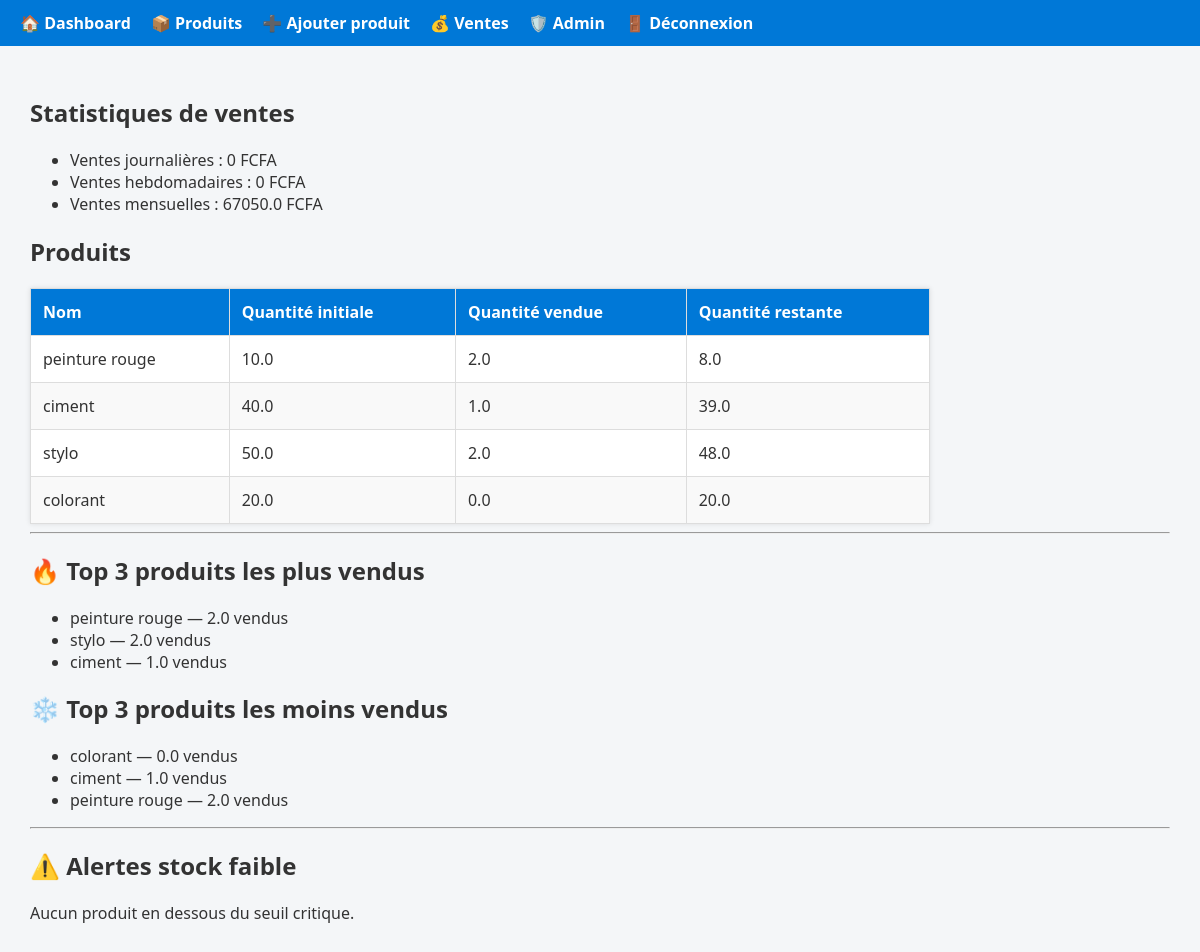
/admin-dashboard (signed in), run on the app's committed database.
### main.py (models this page shows)
class Product(Base):
    __tablename__ = "products"
    id = Column(Integer, primary_key=True, index=True)
    name = Column(String(255), nullable=False)
    quantity = Column(Float, nullable=False)
    total_quantity = Column(Float, nullable=False)
    price = Column(Float, nullable=False)
    username = Column(String(255), nullable=False)
    ville = Column(String(255), nullable=False)

### main.py (the view)
@app.get("/admin-dashboard")
def admin_dashboard(request: Request, db: Session = Depends(get_db)):
    if "user" not in request.session:
        return RedirectResponse(url="/login", status_code=303)
    today = datetime.date.today()
    start_week = today - datetime.timedelta(days=today.weekday())
    start_month = today.replace(day=1)
    daily_sales = db.query(func.sum(Sale.total_price)).filter(func.date(Sale.date) == today).scalar() or 0
    weekly_sales = db.query(func.sum(Sale.total_price)).filter(Sale.date >= start_week).scalar() or 0
    monthly_sales = db.query(func.sum(Sale.total_price)).filter(Sale.date >= start_month).scalar() or 0
    sales_stats = db.query(
        Sale.product_id,
        func.sum(Sale.quantity_sold).label("sold")
    ).group_by(Sale.product_id).all()
    sold_map = {s.product_id: float(s.sold or 0) for s in sales_stats}
    product_stats = []
    products = db.query(Product).all()
    for p in products:
        sold = sold_map.get(p.id, 0.0)
        remaining = float(p.quantity or 0.0)
        product_stats.append({
            "name": p.name,
            "initial": float(p.total_quantity or 0.0),
            "sold": sold,
            "remaining": remaining
        })
    top_3 = sorted(product_stats, key=lambda x: x["sold"], reverse=True)[:3]
    bottom_3 = sorted(product_stats, key=lambda x: x["sold"])[:3]
    alerts = [p for p in product_stats if p["remaining"] < 2]
    return templates.TemplateResponse("admin_dashboard.html", {
        "request": request,
        "daily_sales": daily_sales,
        "weekly_sales": weekly_sales,
        "monthly_sales": monthly_sales,
        "product_stats": product_stats,
        "top_3": top_3,
        "bottom_3": bottom_3,
        "alerts": alerts
    })

### templates/admin_dashboard.html (shortened to what this page needs)
{% extends "base.html" %}
{% block content %}
<h2>Statistiques de ventes</h2>
<ul>
  <li>Ventes journalières : {{ daily_sales }} FCFA</li>
  <li>Ventes hebdomadaires : {{ weekly_sales }} FCFA</li>
  <li>Ventes mensuelles : {{ monthly_sales }} FCFA</li>
</ul>
<h2>Produits</h2>
<table border="1" cellpadding="5" cellspacing="0" style="width:100%; max-width:900px;">
  <thead>
    <tr>
      <th>Nom</th>
      <th>Quantité initiale</th>
      <th>Quantité vendue</th>
      <th>Quantité restante</th>
    </tr>
  </thead>
  <tbody>
    {% for p in product_stats %}
    <tr>
      <td>{{ p.name }}</td>
      <td>{{ p.initial }}</td>
      <td>{{ p.sold }}</td>
      <td>{{ p.remaining }}</td>
    </tr>
    {% endfor %}
  </tbody>
</table>
<hr>
<h2>🔥 Top 3 produits les plus vendus</h2>
<ul>
  {% for p in top_3 %}
  <li>{{ p.name }} — {{ p.sold }} vendus</li>
  {% endfor %}
</ul>
<h2>❄️ Top 3 produits les moins vendus</h2>
<ul>
  {% for p in bottom_3 %}
  <li>{{ p.name }} — {{ p.sold }} vendus</li>
  {% endfor %}
</ul>
<hr>
<h2>⚠️ Alertes stock faible</h2>
{% if alerts %}
<ul style="color:red;">
  {% for p in alerts %}
  <li>{{ p.name }} — reste {{ p.remaining }}</li>
  {% endfor %}
</ul>
{% else %}
<p>Aucun produit en dessous du seuil critique.</p>
{% endif %}
{% endblock %}

### static/style.css (style rules this page uses)
body { font-family: 'Segoe UI', sans-serif; margin: 0; background-color: #f4f6f8; color: #333; }
table { width: 100%; border-collapse: collapse; margin-top: 20px; background: white; box-shadow: 0 0 5px rgba(0,0,0,0.1); }
table th, table td { padding: 12px; border: 1px solid #ddd; text-align: left; }
table th { background-color: #0078D7; color: white; }
table tr:nth-child(even) { background-color: #f9f9f9; }

### data on the page
Product: name "peinture rouge", initial "10.0", sold "2.0", remaining "8.0"
Product: name "ciment", initial "40.0", sold "1.0", remaining "39.0"
Product: name "stylo", initial "50.0", sold "2.0", remaining "48.0"
Product: name "colorant", initial "20.0", sold "0.0", remaining "20.0"

### other printed values
{{ daily_sales }} "0"
{{ weekly_sales }} "0"
{{ monthly_sales }} "67050.0"
